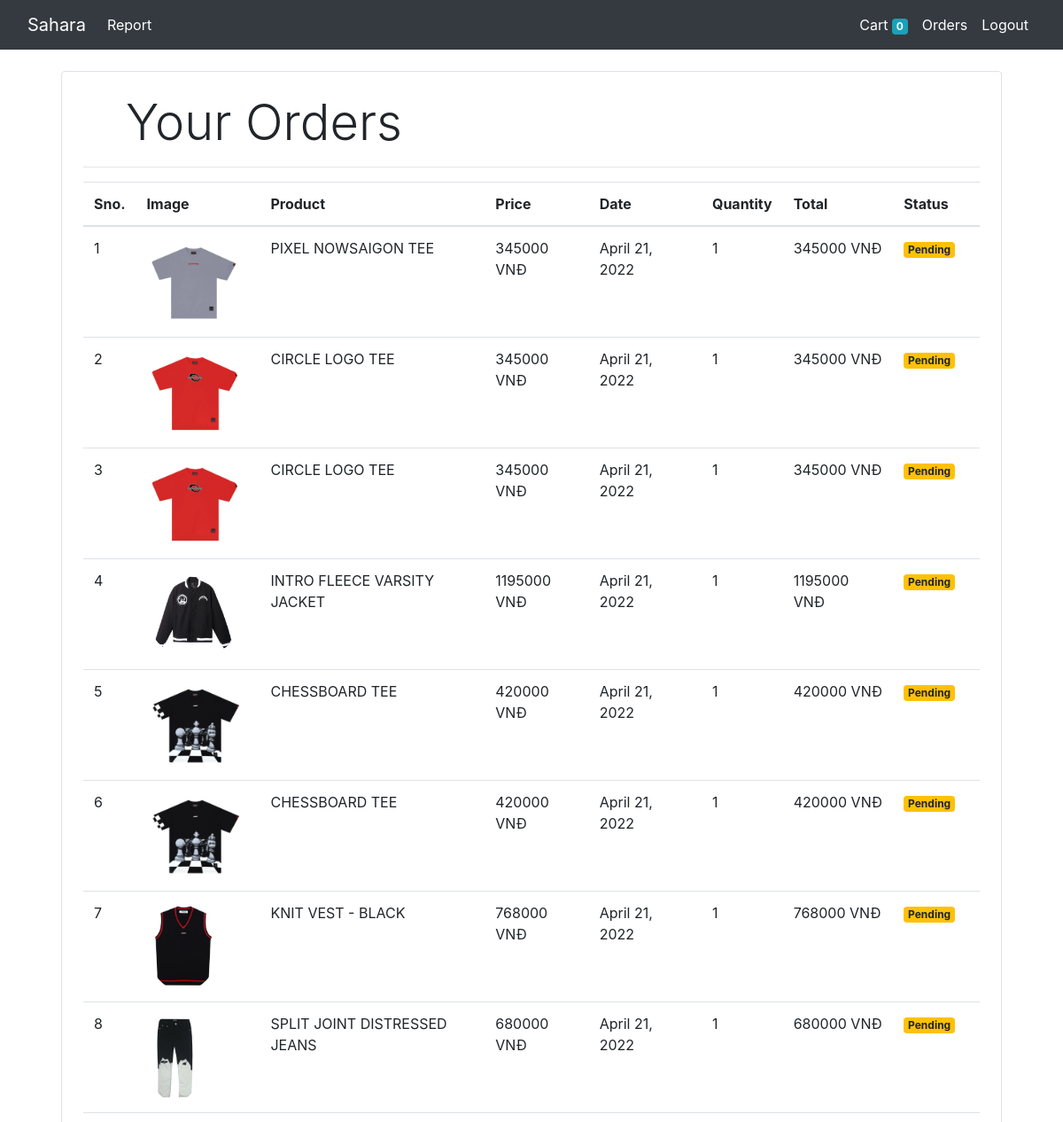
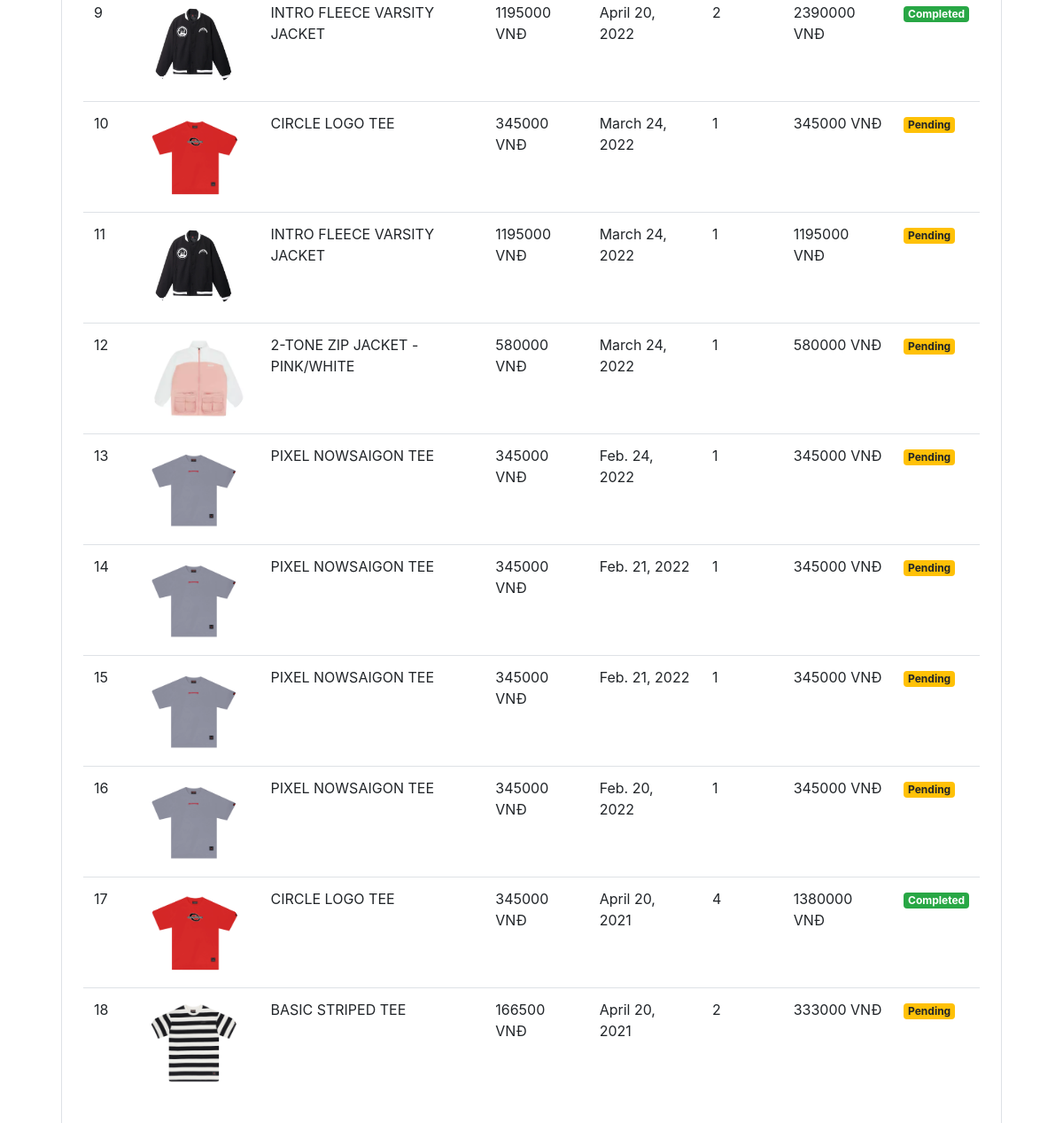
The page /orders (signed in) on the database its author committed (2 pictures, top to bottom).
### store/models/orders.py (models this page shows, shortened)
class Order(models.Model):
    product = models.ForeignKey(Product, on_delete=models.CASCADE)
    customer = models.ForeignKey(Customer, on_delete=models.CASCADE)
    quantity = models.IntegerField(default=1)
    price = models.IntegerField()
    address = models.CharField(max_length=100, default='', blank=True)
    phone = models.CharField(max_length=11, default='', blank=True)
    date = models.DateField(default=datetime.datetime.today)
    status = models.BooleanField(default=False)
    @staticmethod
    def get_orders_by_customer(customer_id):
        return Order.objects.filter(customer=customer_id).order_by('-date')

### store/models/product.py (models this page shows, shortened)
@total_ordering
class Product(models.Model):
    name = models.CharField(max_length=50)
    price = models.IntegerField(default=0)
    category = models.ForeignKey(Category, on_delete=models.CASCADE, default=1)
    description = models.CharField(max_length=200, default='', null=True, blank=True)
    image = models.ImageField(upload_to='uploads/products/')

### store/middlewares/auth.py (the view)
    def middleware(request):
        returnUrl = request.META['PATH_INFO']
        if not request.session.get('customer'):
            return redirect(f'login?return_url={returnUrl}')
        response = get_response(request)
        return response

### store/templatetags/custom_filter.py (called while the page is built)
@register.filter(name='currency')
def currency(number):
    return str(number) + " VNĐ"

@register.filter(name='multiply')
def multiply(number, number1):
    return number * number1

### store/views/orders.py (called while the page is built)
    def get(self, request):
        customer = request.session.get('customer')
        orders = Order.get_orders_by_customer(customer)
        return render(request, 'orders.html', {'orders': orders})

### store/templates/orders.html
{% extends 'base.html' %}
{% block content %}
{% load cart %}
{% load custom_filter %}
<div class = "container">
    <div class="border rounded p-4 m-4">
        <p class="display-4 pl-4 ml-4">Your Orders</p>
        <hr>
        <table class="table">
            <thead>
                <tr>
                    <th>Sno.</th>
                    <th>Image</th>
                    <th>Product</th>
                    <th>Price</th>
                    <th>Date</th>
                    <th>Quantity</th>
                    <th>Total</th>
                    <th>Status</th>
                </tr>
            </thead>
            <tbody>
                {% for order in orders %}
                <tr>
                    <td>{{forloop.counter}}</td>
                    <td><img style="height: 100px;" class="rounded-circle" src="{{order.product.image.url}}" alt=""></td>
                    <td>{{order.product.name}}</td>
                    <td>{{order.price|currency}}</td>
                    <td>{{order.date}}</td>
                    <td>{{order.quantity}}</td>
                    <td>{{order.quantity|multiply:order.price|currency}}</td>
                    {% if order.status %}
                    <td><small class="badge badge-success">Completed</small></td>
                    {% else %}
                    <td><small class="badge badge-warning">Pending</small></td>
                    {% endif %}
                </tr>
                {% endfor %}
            </tbody>
        </table>
    </div>
</div>
{% endblock %}

### rows shown on the page
Order: product.image (picture), product.name "PIXEL NOWSAIGON TEE", price "345000 VNĐ", date "April 21, 2022", quantity "1", quantity|multiply "345000 VNĐ", status "Pending"
Order: product.image (picture), product.name "CIRCLE LOGO TEE", price "345000 VNĐ", date "April 21, 2022", quantity "1", quantity|multiply "345000 VNĐ", status "Pending"
Order: product.image (picture), product.name "CIRCLE LOGO TEE", price "345000 VNĐ", date "April 21, 2022", quantity "1", quantity|multiply "345000 VNĐ", status "Pending"
Order: product.image (picture), product.name "INTRO FLEECE VARSITY JACKET", price "1195000 VNĐ", date "April 21, 2022", quantity "1", quantity|multiply "1195000 VNĐ", status "Pending"
Order: product.image (picture), product.name "CHESSBOARD TEE", price "420000 VNĐ", date "April 21, 2022", quantity "1", quantity|multiply "420000 VNĐ", status "Pending"
Order: product.image (picture), product.name "CHESSBOARD TEE", price "420000 VNĐ", date "April 21, 2022", quantity "1", quantity|multiply "420000 VNĐ", status "Pending"
Order: product.image (picture), product.name "KNIT VEST - BLACK", price "768000 VNĐ", date "April 21, 2022", quantity "1", quantity|multiply "768000 VNĐ", status "Pending"
Order: product.image (picture), product.name "SPLIT JOINT DISTRESSED JEANS", price "680000 VNĐ", date "April 21, 2022", quantity "1", quantity|multiply "680000 VNĐ", status "Pending"
Order: product.image (picture), product.name "INTRO FLEECE VARSITY JACKET", price "1195000 VNĐ", date "April 20, 2022", quantity "2", quantity|multiply "2390000 VNĐ", status "Completed"
Order: product.image (picture), product.name "CIRCLE LOGO TEE", price "345000 VNĐ", date "March 24, 2022", quantity "1", quantity|multiply "345000 VNĐ", status "Pending"
Order: product.image (picture), product.name "INTRO FLEECE VARSITY JACKET", price "1195000 VNĐ", date "March 24, 2022", quantity "1", quantity|multiply "1195000 VNĐ", status "Pending"
Order: product.image (picture), product.name "2-TONE ZIP JACKET - PINK/WHITE", price "580000 VNĐ", date "March 24, 2022", quantity "1", quantity|multiply "580000 VNĐ", status "Pending"
Order: product.image (picture), product.name "PIXEL NOWSAIGON TEE", price "345000 VNĐ", date "Feb. 24, 2022", quantity "1", quantity|multiply "345000 VNĐ", status "Pending"
Order: product.image (picture), product.name "PIXEL NOWSAIGON TEE", price "345000 VNĐ", date "Feb. 21, 2022", quantity "1", quantity|multiply "345000 VNĐ", status "Pending"
Order: product.image (picture), product.name "PIXEL NOWSAIGON TEE", price "345000 VNĐ", date "Feb. 21, 2022", quantity "1", quantity|multiply "345000 VNĐ", status "Pending"
Order: product.image (picture), product.name "PIXEL NOWSAIGON TEE", price "345000 VNĐ", date "Feb. 20, 2022", quantity "1", quantity|multiply "345000 VNĐ", status "Pending"
Order: product.image (picture), product.name "CIRCLE LOGO TEE", price "345000 VNĐ", date "April 20, 2021", quantity "4", quantity|multiply "1380000 VNĐ", status "Completed"
Order: product.image (picture), product.name "BASIC STRIPED TEE", price "166500 VNĐ", date "April 20, 2021", quantity "2", quantity|multiply "333000 VNĐ", status "Pending"

### other values the page prints
{{ request.session.cart.keys|length }} "0"
